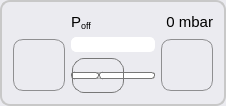
              <widget class="QGroupBox" name="groupBox_poff">
               <property name="sizePolicy">
                <sizepolicy hsizetype="Expanding" vsizetype="Expanding">
                 <horstretch>0</horstretch>
                 <verstretch>0</verstretch>
                </sizepolicy>
               </property>
               <property name="minimumSize">
                <size>
                 <width>150</width>
                 <height>50</height>
                </size>
               </property>
               <property name="maximumSize">
                <size>
                 <width>16777215</width>
                 <height>16777215</height>
                </size>
               </property>
               <property name="styleSheet">
                <string notr="true">QGroupBox { 
     border: 2px solid  rgb(200, 200, 200); ; 
     border-radius: 10px; 
    color: rgb(80, 80, 80);
    background-color: rgb(235, 235, 240);
   /* background-color: rgb(235, 240, 235);*/
 } 

 QPushButton {
     border: 1px solid #8f8f91;
     border-radius: 10px;
     background-color: qlineargradient(x1: 0, y1: 0, x2: 0, y2: 1,
                                       stop: 0 #f6f7fa, stop: 1 #dadbde);
     min-width: 50px;
	 min-height: 50px;
     max-width: 50px;
	 max-height: 50px;
 }


 QPushButton:focus:pressed {
     background-color: qlineargradient(x1: 0, y1: 0, x2: 0, y2: 1,
                                       stop: 0 #F0F0FF, stop: 1 #f6f7fa);
 }

 QPushButton:hover {
     background-color: qlineargradient(x1: 0, y1: 0, x2: 0, y2: 1,
                                       stop: 0 #f6f7fa, stop: 1 #F0F0FF);
 }

QPushButton:disabled{ background-color: #CCCCCC; }

 QPushButton:flat {
     border: none; /* no border for a flat push button */
 }

 QPushButton:default {
     border-color: navy; /* make the default button prominent */
 }</string>
               </property>
               <property name="title">
                <string/>
               </property>
               <property name="flat">
                <bool>false</bool>
               </property>
               <layout class="QGridLayout" name="gridLayout_15">
                <property name="topMargin">
                 <number>11</number>
                </property>
                <property name="bottomMargin">
                 <number>11</number>
                </property>
                <item row="1" column="2">
                 <widget class="QLabel" name="label_led_poff">
                  <property name="maximumSize">
                   <size>
                    <width>20</width>
                    <height>20</height>
                   </size>
                  </property>
                  <property name="text">
                   <string/>
                  </property>
                 </widget>
                </item>
                <item row="1" column="4">
                 <widget class="QLabel" name="label_Poff">
                  <property name="font">
                   <font>
                    <pointsize>11</pointsize>
                   </font>
                  </property>
                  <property name="styleSheet">
                   <string notr="true"/>
                  </property>
                  <property name="text">
                   <string notr="true">&lt;html&gt;&lt;head/&gt;&lt;body&gt;&lt;p&gt;P&lt;span style=&quot; vertical-align:sub;&quot;&gt;off&lt;/span&gt;&lt;/p&gt;&lt;/body&gt;&lt;/html&gt;</string>
                  </property>
                  <property name="alignment">
                   <set>Qt::AlignBottom|Qt::AlignLeading|Qt::AlignLeft</set>
                  </property>
                 </widget>
                </item>
                <item row="3" column="4" colspan="3">
                 <widget class="QSlider" name="horizontalSlider_p_off">
                  <property name="minimumSize">
                   <size>
                    <width>0</width>
                    <height>35</height>
                   </size>
                  </property>
                  <property name="toolTip">
                   <string>Increase/decrease the pressure Poff</string>
                  </property>
                  <property name="styleSheet">
                   <string notr="true">QSlider::groove:horizontal {
border: 1px solid #bbb;
background: white;
height: 5px;
border-radius: 3px;
}

QSlider::sub-page:horizontal {
background: qlineargradient(x1: 0, y1: 0,    x2: 0, y2: 1,
stop: 0 #dafefe,
stop: 1 #331cfe );
background: QLinearGradient( x1: 0, y1: 0, x2: 1, y2: 0,
stop: 0 #A9D08E,
stop: 0.4 #549635,
stop: 0.7 #148C14,
stop: 1 #006400 );
border: 1px solid #777;
height: 5px;
border-radius: 3px;
}

QSlider::add-page:horizontal {
background: #fff;
border: 1px solid #777;
height: 5px;
border-radius: 3px;
}

QSlider::handle:horizontal {
background: qlineargradient(x1:0, y1:0, x2:1, y2:1,
    stop:0 #eee, stop:1 #ccc);
border: 1px solid #777;
width: 50px;
margin-top: -15px;
margin-bottom: -15px;
border-radius: 12px;
}

QSlider::handle:horizontal:hover {
background: qlineargradient(x1:0, y1:0, x2:1, y2:1,
    stop:0 #fff, stop:1 #ddd);
border: 1px solid #444;
border-radius: 4px;
}

QSlider::sub-page:horizontal:disabled {
background: #bbb;
border-color: #999;
}

QSlider::add-page:horizontal:disabled {
background: #eee;
border-color: #999;
}

QSlider::handle:horizontal:disabled {
background: #eee;
border: 1px solid #aaa;
border-radius: 4px;
}</string>
                  </property>
                  <property name="minimum">
                   <number>0</number>
                  </property>
                  <property name="maximum">
                   <number>450</number>
                  </property>
                  <property name="value">
                   <number>0</number>
                  </property>
                  <property name="orientation">
                   <enum>Qt::Horizontal</enum>
                  </property>
                  <property name="invertedAppearance">
                   <bool>false</bool>
                  </property>
                  <property name="invertedControls">
                   <bool>false</bool>
                  </property>
                  <property name="tickPosition">
                   <enum>QSlider::TicksBelow</enum>
                  </property>
                  <property name="tickInterval">
                   <number>20</number>
                  </property>
                 </widget>
                </item>
                <item row="2" column="4" colspan="3">
                 <widget class="QProgressBar" name="progressBar_pressure_p_off">
                  <property name="minimumSize">
                   <size>
                    <width>0</width>
                    <height>0</height>
                   </size>
                  </property>
                  <property name="maximumSize">
                   <size>
                    <width>16777215</width>
                    <height>15</height>
                   </size>
                  </property>
                  <property name="font">
                   <font>
                    <pointsize>10</pointsize>
                    <weight>75</weight>
                    <bold>true</bold>
                   </font>
                  </property>
                  <property name="toolTip">
                   <string>Current pressure value</string>
                  </property>
                  <property name="styleSheet">
                   <string notr="true">QProgressBar {
border: 1px solid white;
padding: 1px;
color: rgb(255, 255, 255);
border-bottom-right-radius: 5px;
border-bottom-left-radius: 5px;
border-top-right-radius: 5px;
border-top-left-radius: 5px;
text-align:right;
/*margin-right: 25ex;*/
background: QLinearGradient( x1: 0, y1: 0, x2: 1, y2: 0,
stop: 0 #fff,
stop: 0.4 #eee,
stop: 0.7 #ddd,
stop: 1 #eee );
width: 15px;
}

QProgressBar::chunk {
background: QLinearGradient( x1: 0, y1: 0, x2: 1, y2: 0,
stop: 0 #A9D08E,
stop: 0.4 #549635,
stop: 0.7 #148C14,
stop: 1 #006400 );
border-bottom-right-radius: 5px;
border-bottom-left-radius: 5px;
border-top-right-radius: 5px;
border-top-left-radius: 5px;
/*border: 2px solid white;*/
/*width: 1px;*/
}</string>
                  </property>
                  <property name="minimum">
                   <number>0</number>
                  </property>
                  <property name="maximum">
                   <number>450</number>
                  </property>
                  <property name="value">
                   <number>0</number>
                  </property>
                  <property name="alignment">
                   <set>Qt::AlignRight</set>
                  </property>
                  <property name="textVisible">
                   <bool>false</bool>
                  </property>
                  <property name="invertedAppearance">
                   <bool>false</bool>
                  </property>
                  <property name="format">
                   <string notr="true">%v mbar</string>
                  </property>
                 </widget>
                </item>
                <item row="2" column="1" rowspan="2" colspan="3">
                 <widget class="QPushButton" name="pushButton_p_off_down">
                  <property name="sizePolicy">
                   <sizepolicy hsizetype="Expanding" vsizetype="Fixed">
                    <horstretch>0</horstretch>
                    <verstretch>0</verstretch>
                   </sizepolicy>
                  </property>
                  <property name="minimumSize">
                   <size>
                    <width>52</width>
                    <height>52</height>
                   </size>
                  </property>
                  <property name="maximumSize">
                   <size>
                    <width>52</width>
                    <height>52</height>
                   </size>
                  </property>
                  <property name="toolTip">
                   <string>Fine tuning: single step decrement</string>
                  </property>
                  <property name="styleSheet">
                   <string notr="true"/>
                  </property>
                  <property name="text">
                   <string/>
                  </property>
                  <property name="icon">
                   <iconset resource="resources.qrc">
                    <normaloff>:/icons/minus.png</normaloff>:/icons/minus.png</iconset>
                  </property>
                  <property name="iconSize">
                   <size>
                    <width>35</width>
                    <height>35</height>
                   </size>
                  </property>
                  <property name="default">
                   <bool>false</bool>
                  </property>
                  <property name="flat">
                   <bool>false</bool>
                  </property>
                 </widget>
                </item>
                <item row="2" column="7" rowspan="2">
                 <widget class="QPushButton" name="pushButton_p_off_up">
                  <property name="minimumSize">
                   <size>
                    <width>52</width>
                    <height>52</height>
                   </size>
                  </property>
                  <property name="maximumSize">
                   <size>
                    <width>52</width>
                    <height>52</height>
                   </size>
                  </property>
                  <property name="toolTip">
                   <string>Fine tuning: single step increment</string>
                  </property>
                  <property name="styleSheet">
                   <string notr="true"/>
                  </property>
                  <property name="text">
                   <string/>
                  </property>
                  <property name="icon">
                   <iconset resource="resources.qrc">
                    <normaloff>:/icons/plus.png</normaloff>:/icons/plus.png</iconset>
                  </property>
                  <property name="iconSize">
                   <size>
                    <width>35</width>
                    <height>35</height>
                   </size>
                  </property>
                  <property name="flat">
                   <bool>false</bool>
                  </property>
                 </widget>
                </item>
                <item row="1" column="5" colspan="3">
                 <widget class="QLabel" name="label_PoffPressure">
                  <property name="font">
                   <font>
                    <pointsize>11</pointsize>
                   </font>
                  </property>
                  <property name="toolTip">
                   <string>&lt;html&gt;&lt;head/&gt;&lt;body&gt;&lt;p&gt;&lt;span style=&quot; font-size:11pt;&quot;&gt; current value / set point &lt;/span&gt;&lt;/p&gt;&lt;/body&gt;&lt;/html&gt;</string>
                  </property>
                  <property name="styleSheet">
                   <string notr="true"/>
                  </property>
                  <property name="text">
                   <string>0 mbar</string>
                  </property>
                  <property name="alignment">
                   <set>Qt::AlignBottom|Qt::AlignRight|Qt::AlignTrailing</set>
                  </property>
                 </widget>
                </item>
                <item row="1" column="3">
                 <widget class="QWidget" name="widget" native="true">
                  <property name="maximumSize">
                   <size>
                    <width>10</width>
                    <height>16777215</height>
                   </size>
                  </property>
                 </widget>
                </item>
                <item row="1" column="1">
                 <widget class="QWidget" name="widget_2" native="true">
                  <property name="sizePolicy">
                   <sizepolicy hsizetype="Minimum" vsizetype="Preferred">
                    <horstretch>0</horstretch>
                    <verstretch>0</verstretch>
                   </sizepolicy>
                  </property>
                  <property name="minimumSize">
                   <size>
                    <width>10</width>
                    <height>0</height>
                   </size>
                  </property>
                  <property name="maximumSize">
                   <size>
                    <width>10</width>
                    <height>16777215</height>
                   </size>
                  </property>
                 </widget>
                </item>
               </layout>
              </widget>
